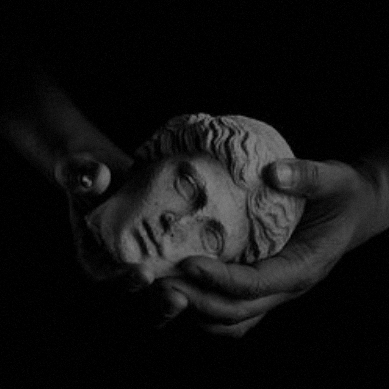
%> input picture assignment-1-transformations/3/data/statue.png, 389 x 389 px
$ octave myMainScript.m   (GNU Octave 9; MATLAB toolbox functions it lacks are replaced by stand-ins)
%> lines starting %> are read from the running program, lines starting %| are printed output that depends on the picture
### assignment-1-transformations/3/code/myHE.m
function fin_img = myHE(orig_img)
    [m,n,k] = size(orig_img);
    fin_img = zeros(size(orig_img));

    for l = 1:k  %number of channels
        val = zeros(256, 1);
        %finding probability distribution
        for i = 1:m  %row
            for j = 1:n %col
                val(orig_img(i,j,l) + 1, 1) = val(orig_img(i,j,l) + 1, 1) + 1;
            end
        end
        %finding cumulative distribution
        B = cumsum(val);
        %finding first non zero term
        x = B(1);
        ind = 1;
        while(B(ind) == 0)
            ind = ind +1;
           % x = B(ind);
        end

        C = [B, B];

        %finding hist value for each pixel
        x = B(ind);
        for i = ind:256
            C(i,2) = round((255 * (C(i,1) - x))/(m*n - x));
        end

        for i = 1:m  %row
            for j = 1:n %col
                fin_img(i,j,l) = C(orig_img(i,j,l) + 1 ,2);
            end
        end

        rgbImage(:,:,l) = uint8(fin_img(:,:,l));
    end

    subplot(1,2,1), imshow(orig_img)
    axis on;
    axis tight;
    cb = colorbar;
    cb.Position = cb.Position + [0, 0,0,0];
    title('Original Image')


    subplot(1,2,2), imshow(rgbImage);
    axis on;
    axis tight;
    cb = colorbar;
    cb.Position = cb.Position + [0, 0,0,0];
%     bb = colorbar('location','EastOutside');
    title('Histogram Equalized Image')

end

% [55 lines of commented-out code are left out]

### assignment-1-transformations/3/code/myMainScript.m
%% MyMainScript
clear
tic;
%% Your code here
% The code will be equalizing two sub-histograms seperately, unlike
% histogram equalization. Hence referred to as Bi-Histogram equalization.
% Division is done about a = median

orig_img = imread('../data/statue.png');
%> orig_img is the input picture: size 389x389 uint8; min 0, max 128, mean 16.6
[m,n,k] = size(orig_img);
%> m = 389; n = 389; k = 1
fin_img = zeros(size(orig_img));


figure(1);
myHE(orig_img);
%> the loop in myHE, `for l = 1:k` made 1 pass
%> after the loop in myHE, `for l = 1:k`:
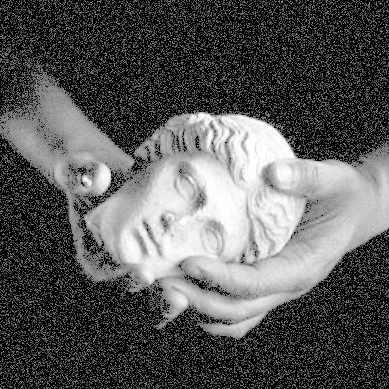
%> fin_img: size 389x389 double; min 0, max 255, mean 88.5
%> after the loop in myHE, `for l = 1:k`: C = 256 rows, first 12: [51357 0; 64846 34; 76636 64; 86020 88; 92691 105; 97278 117; 100237 125; 102167 130; 103660 133; 104794 136; 105833 139; 106748 141]; val = 256 values, max 51357 at index 1, min 0 at index 130, mean 591.1

%% find Histogram
val = zeros(256, 1);
%finding probability distribution
for i = 1:m  %row
    for j = 1:n %col
        val(orig_img(i,j,1) + 1, 1) = val(orig_img(i,j,1) + 1, 1) + 1;
    end
end
%finding cumulative distribution
B = cumsum(val);
%> B = 256 values from 51357 to 151321
B_eq = cumsum(val); % for doing a comparision with hist equalized img
%> B_eq = 256 values from 51357 to 151321
%finding median a

cdf_half = B(256) / 2;
%> cdf_half = 75660.5
a = 1;

while(B(a)<=cdf_half)
    a = a+1;
end
%> this loop made 2 passes
%> a on passes 1 to 2: 2, 3
sum1 = B(a);
%> sum1 = 76636

for i = a+1:256
    B(i) = B(i) - B(a);
end
%> after the loop, B = 256 values, max 76636 at index 3, min 9384 at index 4, mean 65746.8
sum2 = B(256);
%> sum2 = 74685

%finding min cdf for hist 1 and hist 2

ind1 = 1;
while(B(ind1) == 0)
    ind1 = ind1 + 1;
end
%> this loop made 0 passes
%> after the loop, ind1 = 1

ind2 = a+1;
%> ind2 = 4
while(B(ind2) == 0)
    ind2 = ind2 + 1;
end

C = [B, B];
%> C = 256 rows, first 12: [51357 51357; 64846 64846; 76636 76636; 9384 9384; 16055 16055; 20642 20642; 23601 23601; 25531 25531; 27024 27024; 28158 28158; 29197 29197; 30112 30112]

%finding hist value for each pixel
cdf_min1 = B(ind1);
%> cdf_min1 = 51357
cdf_min2 = B(ind2);
%> cdf_min2 = 9384
for i = ind1:a
    C(i,2) = round(((a-1) * (C(i,1) - cdf_min1))/(sum1 - cdf_min1));
end
%> this loop made 3 passes
%> after the loop, C = 256 rows, first 12: [51357 0; 64846 1; 76636 2; 9384 9384; 16055 16055; 20642 20642; 23601 23601; 25531 25531; 27024 27024; 28158 28158; 29197 29197; 30112 30112]

for i = ind2:256
    C(i,2) = round(((257-a) * (C(i,1) - cdf_min2))/(sum2 - cdf_min2));
end
%> after the loop, C = 256 rows, first 12: [51357 0; 64846 1; 76636 2; 9384 0; 16055 26; 20642 44; 23601 55; 25531 63; 27024 69; 28158 73; 29197 77; 30112 81]

for i = 1:m  %row
    for j = 1:n %col
        fin_img(i,j,1) = C(orig_img(i,j,1) + 1 ,2);
    end
end
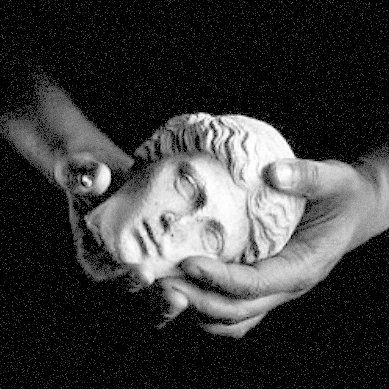
%> fin_img: size 389x389 double; min 0, max 254, mean 56.4

fin_img = uint8(fin_img);
%> fin_img: size 389x389 uint8

figure(2);
subplot(1,2,1), imshow(orig_img)
axis on
axis tight
cb = colorbar;
cb.Position = cb.Position + [0,0,0,0];
title('Original Image')

subplot(1,2,2), imshow(fin_img)
axis on
axis tight
cb = colorbar;
cb.Position = cb.Position + [0,0,0,0];
title('Bi-Histogram about Median')
toc;
